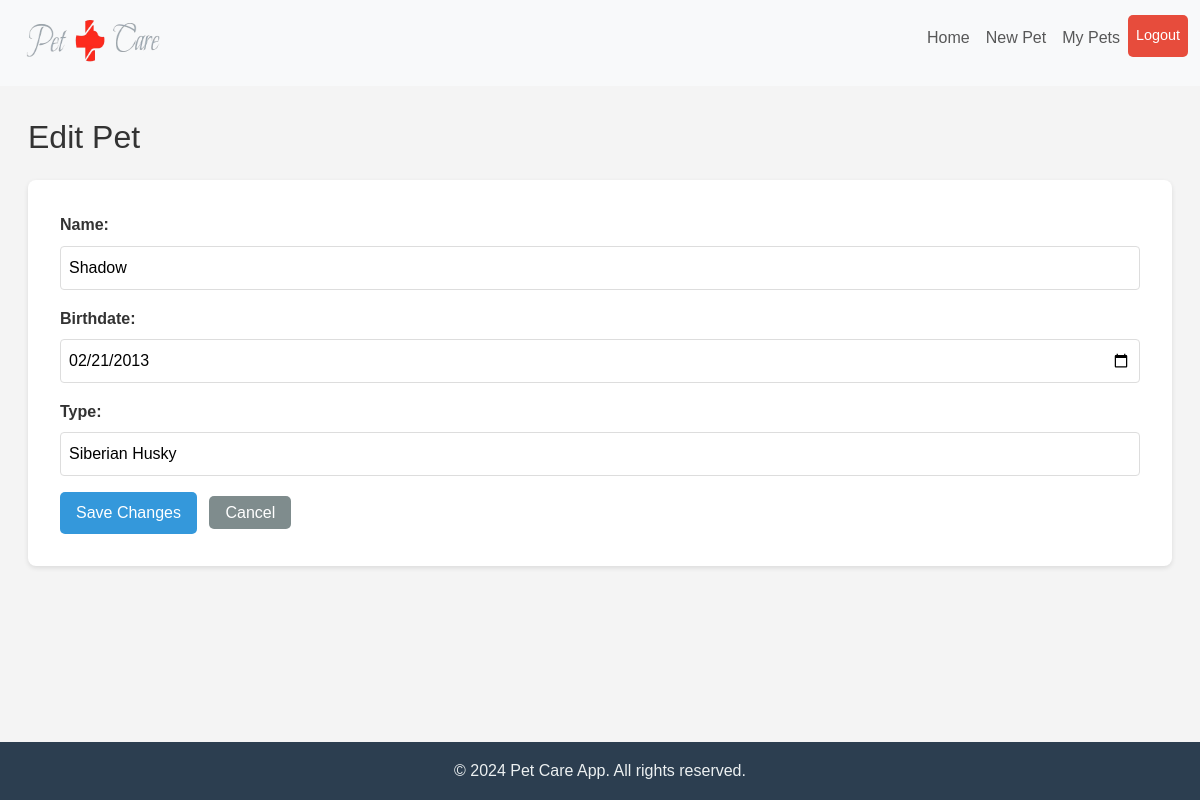
/edit_pet/4 (signed in), run on the app's committed database.
### app.py (models this page shows, shortened)
class Pet(db.Model):
    __tablename__ = 'pets'
    id = db.Column(db.Integer, primary_key=True, autoincrement=True)
    name = db.Column(db.String(100), nullable=False)
    birthdate = db.Column(db.Date, nullable=False)
    breed = db.Column(db.String(50))
    user_id = db.Column(db.Integer, db.ForeignKey('users.id'), nullable=False)

### app.py (the view)
@app.route('/edit_pet/<int:pet_id>', methods=['GET', 'POST'])
@login_required
def edit_pet(pet_id):
    pet = Pet.query.get_or_404(pet_id)
    if request.method == 'POST':
        pet.name = request.form['name']
        pet.birthdate = datetime.strptime(request.form['birthdate'], '%Y-%m-%d').date()
        pet.breed = request.form['breed']
        db.session.commit()
        return redirect(url_for('list_pets'))
    return render_template('edit_pet.html', pet=pet)

### app.py (called while the page is built)
@login_manager.user_loader
def load_user(user_id):
    return User.query.get(int(user_id))

### templates/edit_pet.html (shortened to what this page needs)
<!DOCTYPE html>
<html lang="en">
<head>
    <link href="https://cdn.jsdelivr.net/npm/bootstrap@5.3.0/dist/css/bootstrap.min.css" rel="stylesheet">
    <link rel="stylesheet" href="{{ url_for('static', filename='edit_pet.css') }}">
</head>
<body>
    <header>
        <nav class="navbar navbar-expand-lg navbar-light bg-light">
            <div class="container">
                <a class="navbar-brand" href="{{ url_for('index') }}">
                    <img src="{{ url_for('static', filename='PetCareLogo_transPar.png') }}" alt="Pet Care Logo" width="160" height="60">
                </a>
                <div class="collapse navbar-collapse" id="navbarNav">
                    <ul class="navbar-nav ms-auto">
                        <li class="nav-item">
                            <a class="nav-link" href="{{ url_for('index') }}">Home</a>
                        </li>
                        <li class="nav-item">
                            <a class="nav-link" href="{{ url_for('add_pet') }}">New Pet</a>
                        </li>
                        <li class="nav-item">
                            <a class="nav-link" href="{{ url_for('list_pets') }}">My Pets</a>
                        </li>
                        <li class="nav-item">
                            <a class="nav-link btn btn-danger text-white" href="{{ url_for('logout') }}">Logout</a>
                        </li>
                    </ul>
                </div>
            </div>
        </nav>
    </header>
    <main>
        <section class="container">
            <h2>Edit Pet</h2>
            <form action="{{ url_for('edit_pet', pet_id=pet.id) }}" method="POST">
                <div class="form-group">
                    <label for="name">Name:</label>
                    <input type="text" id="name" name="name" value="{{ pet.name }}" required>
                </div>
                <div class="form-group">
                    <label for="birthdate">Birthdate:</label>
                    <input type="date" id="birthdate" name="birthdate" value="{{ pet.birthdate.strftime('%Y-%m-%d') }}" required>
                </div>
                <div class="form-group">
                    <label for="breed">Type:</label>
                    <input type="text" id="breed" name="breed" value="{{ pet.breed }}" required>
                </div>
                <button type="submit" class="btn-primary">Save Changes</button>
                <a href="{{ url_for('list_pets') }}" class="btn-secondary">Cancel</a>
            </form>
        </section>
    </main>
    <footer>
        <div class="container">
            <p>&copy; 2024 Pet Care App. All rights reserved.</p>
        </div>
    </footer>
</body>
</html>

### static/edit_pet.css (style rules this page uses)
body, h1, h2, h3, p, ul { margin: 0; padding: 0; }
html, body { height: 100%; }
body { font-family: 'Arial', sans-serif; line-height: 1.6; background-color: #f4f4f4; color: #333; display: flex; flex-direction: column; }
main { flex: 1; }
.navbar-nav { text-align: right; }
.navbar-nav .nav-item { display: block; }
.navbar-nav .nav-link { padding: 10px; text-align: center; }
.navbar-nav .nav-link { margin-right: 0; padding-right: 20px; }
.navbar-brand { margin-right: auto; }
main { padding: 2rem 1rem; }
.container { max-width: 1200px; margin: 0 auto; }
h2 { margin-bottom: 1.5rem; font-size: 2rem; }
form { background: #fff; padding: 2rem; border-radius: 8px; box-shadow: 0 2px 5px rgba(0,0,0,0.1); }
.form-group { margin-bottom: 1rem; }
.form-group label { display: block; margin-bottom: 0.5rem; font-weight: bold; }
.form-group input { width: 100%; padding: 0.5rem; border: 1px solid #ddd; border-radius: 4px; }
button.btn-primary { display: inline-block; padding: 0.5rem 1rem; color: #fff; background-color: #3498db; text-decoration: none; border: none; border-radius: 5px; font-size: 1rem; margin-right: 0.5rem; cursor: pointer; transition: background-color 0.3s; }
a.btn-secondary { padding: 0.5rem 1rem; color: #fff; background-color: #7f8c8d; text-decoration: none; border-radius: 5px; font-size: 1rem; transition: background-color 0.3s; }
footer { background: #2c3e50; color: #ecf0f1; text-align: center; padding: 1rem; margin-top: auto; }
footer p { margin: 0; }
.btn-danger { padding: 0.5rem 1rem; color: #fff; background-color: #e74c3c; text-decoration: none; border-radius: 5px; font-size: 0.9rem; transition: background-color 0.3s; }
.navbar-nav .nav-item { margin-bottom: 10px; }

### data on the page
Pet: name "Shadow", birthdate "02/21/2013", breed "Siberian Husky"
